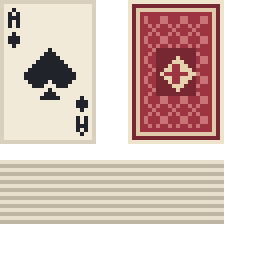
#> input picture art/playing_card_template.png, 64 x 64 px (shown 4 times larger)
$ python generate_card_textures.py
#> lines starting #> are read from the running program, lines starting #| are printed output that depends on the picture
"""Generate detailed, UV-compatible 256px card atlases. Requires Pillow >= 10.1."""

from pathlib import Path
import json
from PIL import Image, ImageDraw, ImageFont

ROOT = Path(__file__).resolve().parents[1]
ASSETS = ROOT / "src/main/resources/assets/pokercraft"
TEXTURES = ASSETS / "textures/item/cards"
MODELS = ASSETS / "models/item/cards"
TEMPLATE = ROOT / "art/playing_card_template.png"
PREVIEW = ROOT / "build/previews/cards.png"
SCALE, AA = 4, 2
FACE_WIDTH, FACE_HEIGHT = 96, 144
PAPER = "#f8f3e7"
BORDER = "#cfc6b2"
INK, RED, GOLD = "#151a22", "#bc1834", "#b0802c"
SUITS = ("spades", "hearts", "diamonds", "clubs")
RANKS = [("ace", "A"), *[(str(n), str(n)) for n in range(2, 11)],
         ("jack", "J"), ("queen", "Q"), ("king", "K")]
PIPS = {
    2: [(48, 38), (48, 106)],
    3: [(48, 38), (48, 72), (48, 106)],
    4: [(x, y) for y in (38, 106) for x in (34, 62)],
    5: [(x, y) for y in (38, 106) for x in (34, 62)] + [(48, 72)],
    6: [(x, y) for y in (38, 72, 106) for x in (34, 62)],
    7: [(x, y) for y in (36, 72, 108) for x in (33, 63)] + [(48, 54)],
    8: [(x, y) for y in (36, 72, 108) for x in (33, 63)] + [(48, 54), (48, 90)],
    9: [(x, y) for y in (36, 60, 84, 108) for x in (33, 63)] + [(48, 72)],
    10: [(x, y) for y in (36, 60, 84, 108) for x in (33, 63)] + [(48, 48), (48, 96)],
}


class Canvas:
    """Draw source geometry at twice the atlas resolution for clean curved edges."""
    def __init__(self, width, height):
        self.image = Image.new("RGBA", (width * AA, height * AA))
        self.draw = ImageDraw.Draw(self.image)

    @staticmethod
    def box(bounds):
        return tuple(round(value * AA) for value in bounds)

    def rectangle(self, bounds, fill=None, outline=None, width=1):
        self.draw.rectangle(self.box(bounds), fill=fill, outline=outline, width=round(width * AA))

    def rounded(self, bounds, radius, fill=None, outline=None, width=1):
        self.draw.rounded_rectangle(self.box(bounds), round(radius * AA), fill=fill, outline=outline, width=round(width * AA))

    def ellipse(self, bounds, fill, outline=None, width=1):
        self.draw.ellipse(self.box(bounds), fill=fill, outline=outline, width=round(width * AA))

    def polygon(self, points, fill):
        self.draw.polygon([(round(x * AA), round(y * AA)) for x, y in points], fill=fill)

    def line(self, points, fill, width=1):
        self.draw.line([(round(x * AA), round(y * AA)) for x, y in points], fill=fill, width=round(width * AA))

    def text(self, position, text, size, fill):
        # Pillow's bundled scalable font makes regeneration independent of OS fonts.
        font = ImageFont.load_default(size=round(size * AA))
        x, y = position
        top = font.getbbox(text)[1]
        self.draw.text((round(x * AA), round(y * AA) - top), text, fill=fill, font=font, stroke_width=1)

    def composite(self, image, position):
        self.image.alpha_composite(image, self.box(position))

    def finish(self):
        return self.image.resize((self.image.width // AA, self.image.height // AA), Image.Resampling.LANCZOS)


def bezier(start, segments):
#> called with start = (0.5, 0.95)
    points = [start]
    for a, b, end in segments:
        for step in range(1, 25):
            t = step / 24
            points.append(tuple((1 - t) ** 3 * start[i] + 3 * (1 - t) ** 2 * t * a[i]
                                + 3 * (1 - t) * t ** 2 * b[i] + t ** 3 * end[i] for i in (0, 1)))
        start = end
    return points


HEART = bezier((.5, .95), [
    ((.36, .81), (.02, .57), (.02, .32)),
    ((.02, .02), (.32, -.04), (.5, .21)),
    ((.68, -.04), (.98, .02), (.98, .32)),
    ((.98, .57), (.64, .81), (.5, .95)),
])


def suit(canvas, name, bounds, color, inverted=False):
    x, y, w, h = bounds

    def points(shape):
        if inverted:
            shape = [(1 - px, 1 - py) for px, py in shape]
        return [(x + px * w, y + py * h) for px, py in shape]

    def polygon(shape):
        canvas.polygon(points(shape), color)

    def circle(box):
        a, b, c, d = box
        if inverted:
            a, b, c, d = 1 - c, 1 - d, 1 - a, 1 - b
        canvas.ellipse((x + a * w, y + b * h, x + c * w, y + d * h), color)

    stem = [(.45, .50), (.55, .50), (.60, .84), (.75, .98), (.25, .98), (.40, .84)]
    if name == "hearts":
        polygon(HEART)
    elif name == "diamonds":
        polygon([(.5, .01), (.91, .5), (.5, .99), (.09, .5)])
    elif name == "spades":
        polygon([(px, (1 - py) * .80) for px, py in HEART])
        polygon(stem)
    else:
        polygon(stem)
        circle((.29, .01, .71, .43))
        circle((.01, .29, .47, .75))
        circle((.53, .29, .99, .75))
        polygon([(.35, .34), (.65, .34), (.65, .66), (.35, .66)])


def indices(face, label, name, color):
    corner = Canvas(28, 52)
    corner.text((1, 1), label, 28 if len(label) == 1 else 22, color)
    suit(corner, name, (0, 25, 20, 24), color)
    face.composite(corner.image, (5, 5))
    face.composite(corner.image.rotate(180), (FACE_WIDTH - 5 - 28, FACE_HEIGHT - 5 - 52))


def court(face, rank, name, color):
    half = Canvas(40, 42)
    half.rectangle((0, 0, 39, 41), fill="#eee3c7", outline=GOLD, width=1.5)
    hair = "#70442b" if rank == "Q" else "#30323b"
    if rank == "Q":
        half.ellipse((8, 11, 31, 36), hair)
    else:
        half.ellipse((10, 12, 29, 27), hair)
    half.ellipse((13, 14, 27, 29), "#e4b98c", outline="#9e6542")
    half.line([(16, 20), (18, 20)], INK)
    half.line([(23, 20), (25, 20)], INK)
    half.line([(21, 21), (20, 25), (23, 25)], "#b67e54")
    if rank == "K":
        half.polygon([(12, 23), (16, 25), (20, 26), (25, 24), (28, 23), (26, 30), (20, 34), (14, 30)], hair)
    else:
        half.line([(18, 27), (23, 27)], RED)
    half.polygon([(3, 41), (8, 32), (15, 29), (25, 29), (32, 32), (37, 41)], color)
    half.line([(9, 33), (30, 41)], GOLD, 2)
    if rank == "J":
        half.polygon([(8, 15), (10, 7), (25, 6), (31, 12), (29, 15)], "#315779")
        half.line([(9, 15), (30, 15)], GOLD, 2)
        half.polygon([(27, 10), (29, 1), (33, 0), (32, 6)], PAPER)
    else:
        crown = [(7, 5), (13, 10), (20, 1), (27, 10), (33, 5), (29, 15), (11, 15)]
        half.polygon(crown, GOLD)
        half.rectangle((12, 13, 28, 15), fill="#e8c66c")
        for cx in (13, 20, 27):
            half.ellipse((cx - 1, 10, cx + 1, 12), RED if rank == "K" else "#315779")
    suit(half, name, (16, 31, 8, 9), PAPER)
    face.composite(half.image, (28, 30))
    face.composite(half.image.rotate(180), (28, 72))


def joker(face, color):
    face.text((6, 5), "J", 24, color)
    hat = [(25, 55), (20, 34), (37, 47), (47, 27), (58, 47), (76, 34), (70, 55)]
    face.polygon(hat, color)
    face.line([(27, 55), (68, 55)], GOLD, 3)
    for x, y in ((20, 33), (47, 26), (76, 33)):
        face.ellipse((x - 3, y - 3, x + 3, y + 3), GOLD)
    face.ellipse((32, 55, 63, 87), "#e4b98c", outline=GOLD)
    for x in (41, 54):
        face.ellipse((x - 2, 64, x + 1, 68), INK)
    face.ellipse((45, 69, 51, 75), RED)
    face.line([(39, 78), (44, 82), (51, 82), (57, 78)], color, 2)
    face.polygon([(28, 87), (38, 92), (47, 86), (57, 92), (68, 87), (62, 101), (34, 101)], GOLD)
    face.polygon([(34, 100), (62, 100), (72, 114), (24, 114)], color)
    face.text((25, 122), "JOKER", 13, color)


def face_art(label, name, color):
    face = Canvas(FACE_WIDTH, FACE_HEIGHT)
    face.rounded((0, 0, 95.5, 143.5), 5, fill=PAPER, outline=BORDER, width=3)
    if label == "JOKER":
        joker(face, color)
    else:
        indices(face, label, name, color)
        if label == "A":
            suit(face, name, (26, 47, 44, 51), color)
        elif label in ("J", "Q", "K"):
            court(face, label, name, color)
        else:
            rank = int(label)
            w, h = (24, 28) if rank <= 3 else (16, 21) if rank <= 6 else (14, 16)
            for x, y in PIPS[rank]:
                suit(face, name, (x - w / 2, y - h / 2, w, h), color, inverted=y > 72)
    return face.finish()


def generate():
    # A fixed source template keeps regeneration repeatable after replacing the game assets.
    template = Image.open(TEMPLATE).convert("RGBA")
#> template is the input picture: PIL image 64x64 RGBA; mean R, G, B, A 127.1, 109.1, 102, 163.4
    assert template.size == (64, 64)
    atlas = template.resize((256, 256), Image.Resampling.NEAREST)
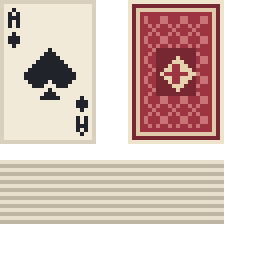
#> atlas: PIL image 256x256 RGBA; mean R, G, B, A 127.1, 109.1, 102, 163.4; transparent parts drawn white
    TEXTURES.mkdir(parents=True, exist_ok=True)
    MODELS.mkdir(parents=True, exist_ok=True)
    cards = []
    for name in SUITS:
        color = RED if name in ("hearts", "diamonds") else INK
        for rank, label in RANKS:
            image = atlas.copy()
            image.paste(face_art(label, name, color), (0, 0))
            cards.append((f"{rank}_of_{name}", image))
#> this loop made 4 passes
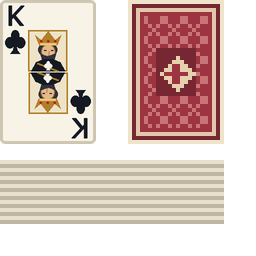
#> image: PIL image 256x256 RGBA; mean R, G, B, A 127.8, 109.3, 101.6, 163.3; transparent parts drawn white
#> after the loop, cards = 52 items
    for name, color in (("red_joker", RED), ("black_joker", INK)):
        image = atlas.copy()
        image.paste(face_art("JOKER", None, color), (0, 0))
        cards.append((name, image))
#> this loop made 2 passes
#> name on passes 1 to 2: 'red_joker', 'black_joker'
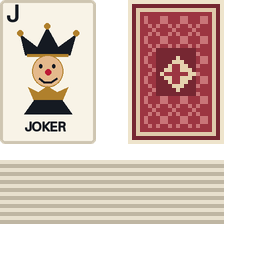
#> image: PIL image 256x256 RGBA; mean R, G, B, A 127.9, 109.4, 102, 163.3; transparent parts drawn white
#> after the loop, cards = 54 items

    for name, image in cards:
        assert image.size == (256, 256)
        # Back, edge strips and unused UV regions retain the template's pixel-exact design.
        assert image.crop((96, 0, 256, 256)).tobytes() == atlas.crop((96, 0, 256, 256)).tobytes()
        assert image.crop((0, 144, 96, 256)).tobytes() == atlas.crop((0, 144, 96, 256)).tobytes()
        target = ASSETS / "textures/item/playing_card.png" if name == "ace_of_spades" else TEXTURES / f"{name}.png"
        image.save(target, optimize=True)
        texture = "pokercraft:item/playing_card" if name == "ace_of_spades" else f"pokercraft:item/cards/{name}"
        model = {"parent": "pokercraft:item/playing_card_base", "textures": {"0": texture, "particle": texture}}
        (MODELS / f"{name}.json").write_text(json.dumps(model, indent=2) + "\n", encoding="utf-8")
#> this loop made 54 passes
#> (name, texture) on passes 1 to 11: ('ace_of_spades', 'pokercraft:item/playing_card'), ('2_of_spades', 'pokercraft:item/cards/2_of_spades'), ('3_of_spades', 'pokercraft:item/cards/3_of_spades'), ('4_of_spades', 'pokercraft:item/cards/4_of_spades'), ('5_of_spades', 'pokercraft:item/cards/5_of_spades'), ('6_of_spades', 'pokercraft:item/cards/6_of_spades'), ('7_of_spades', 'pokercraft:item/cards/7_of_spades'), ('8_of_spades', 'pokercraft:item/cards/8_of_spades'), ('9_of_spades', 'pokercraft:item/cards/9_of_spades'), ('10_of_spades', 'pokercraft:item/cards/10_of_spades'), ('jack_of_spades', 'pokercraft:item/cards/jack_of_spades')
#> pass 1, in generate, `image.save(target, optimize=True)`:
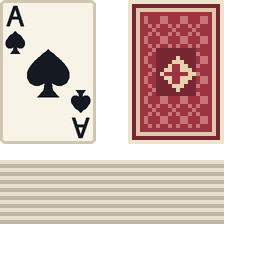
#> saved as playing_card.png: PIL image 256x256 RGBA; mean R, G, B, A 127.2, 109.7, 103.4, 163.3; transparent parts drawn white
#> pass 2, in generate, `image.save(target, optimize=True)`:
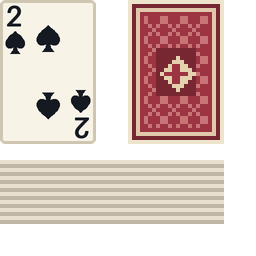
#> saved as 2_of_spades.png: PIL image 256x256 RGBA; mean R, G, B, A 129, 111.4, 105, 163.3; transparent parts drawn white

    selector = {"parent": "pokercraft:item/playing_card_base", "overrides": [
        {"predicate": {"custom_model_data": face}, "model": f"pokercraft:item/cards/{name}"}
        for face, (name, _) in enumerate(cards, 1)]}
    (ASSETS / "models/item/playing_card.json").write_text(json.dumps(selector, indent=2) + "\n", encoding="utf-8")
    for filename in ("playing_card_base.json", "card_back.json"):
        path = ASSETS / "models/item" / filename
        model = json.loads(path.read_text(encoding="utf-8"))
        model["texture_size"] = [256, 256]
        path.write_text(json.dumps(model, indent=2) + "\n", encoding="utf-8")

    preview = Image.new("RGB", (13 * 112 + 24, 5 * 172 + 24), "#202a28")
    draw = ImageDraw.Draw(preview)
    for n, (name, image) in enumerate(cards):
        x, y = 12 + (n % 13) * 112, 12 + (n // 13) * 172
        face = image.crop((0, 0, FACE_WIDTH, FACE_HEIGHT))
        preview.paste(face, (x, y), face)
        draw.text((x, y + 148), name.replace("_of_", " ").replace("_", " "), fill=PAPER)
    PREVIEW.parent.mkdir(parents=True, exist_ok=True)
    preview.save(PREVIEW)
    assert len(cards) == 54
    assert len({image.tobytes() for _, image in cards}) == 54, "Duplicate card artwork"
    for rank, positions in PIPS.items():
        assert len(positions) == rank
    print(f"Generated 54 detailed 256px atlases and matching models; preview: {PREVIEW}")


if __name__ == "__main__":
#> (the run stopped early here; a loop or call above may not have finished)
